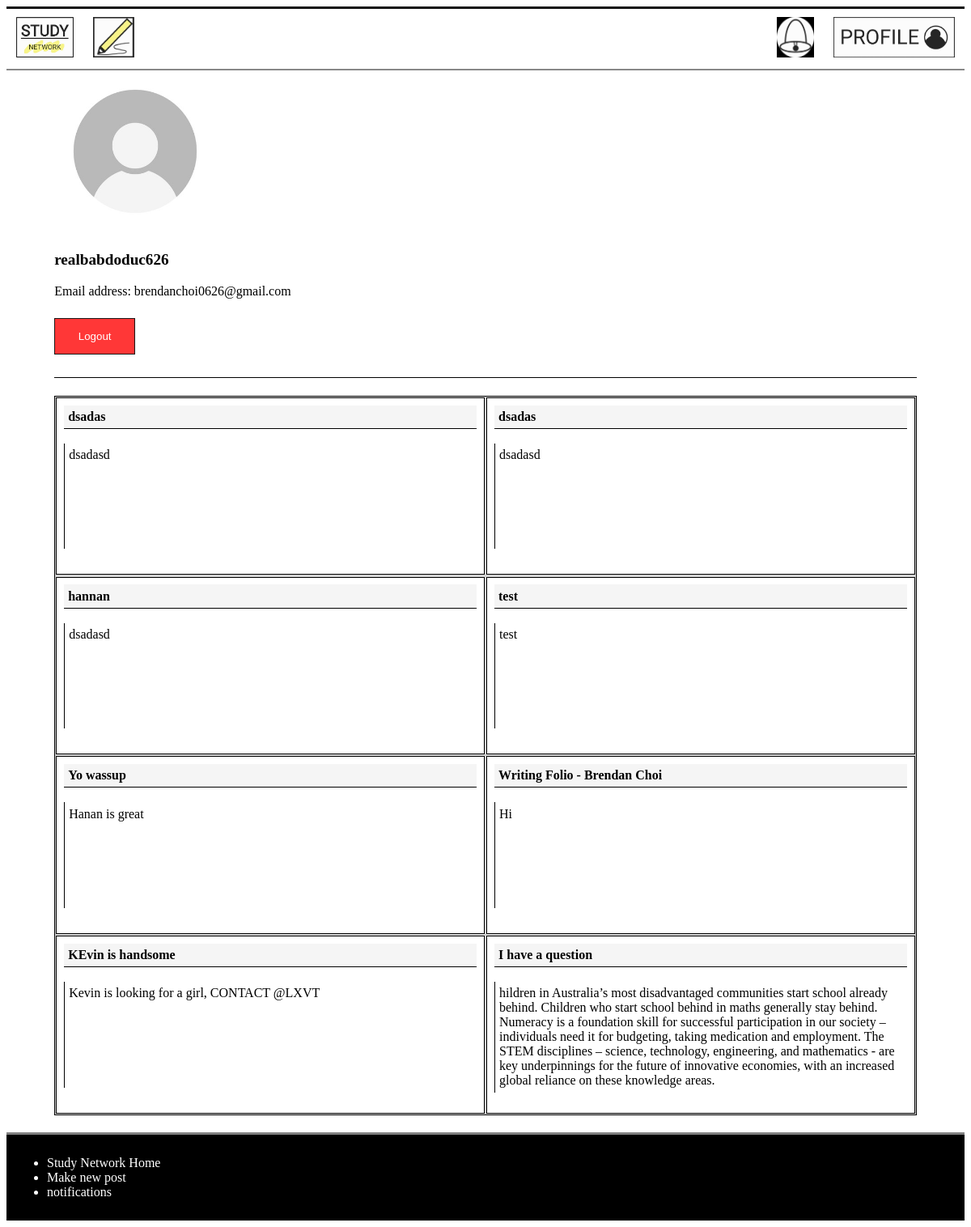
/profile/6 (signed in), run on the app's committed database.
### models.py (models this page shows)
class User(db.Model):
    __tablename__ = 'User'
    id = db.Column(db.Integer, primary_key=True)
    username = db.Column(db.Text)
    email = db.Column(db.Text)
    password = db.Column(db.Text)
    user_post = db.relationship('Post', back_populates='post_user')
    notifications_user = db.relationship('Notification', back_populates='users_notification')
    users = db.relationship('Comment', back_populates='post')

class Post(db.Model):
    __tablename__ = 'Post'
    id = db.Column(db.Integer, primary_key=True)
    title = db.Column(db.Text)
    discussion = db.Column(db.Text)
    date = db.Column(db.Integer)
    comments = db.Column(db.Integer)
    user_id = db.Column(db.Integer, db.ForeignKey('User.id'))
    post_user = db.relationship('User', back_populates='user_post')
    replies_post = db.relationship('Reply', secondary=PostReply, back_populates='posts_reply')
    categories_post = db.relationship('Category', secondary=PostCategory, back_populates='posts_category')
    notifications_post = db.relationship('Notification', back_populates='posts_notification')
    posts = db.relationship('Comment', back_populates='user')

### main.py (the view)
@app.route('/profile/<int:id>')
def profile(id):
    user_info = models.User.query.filter_by(id = id).first_or_404()
    post_info = models.Post.query.filter_by(user_id = id).all()
    if g.logged_in_user:
        logged_in_user_info = models.User.query.filter_by(id = session["logged_in_user"]).first_or_404()
        return render_template('profile.html', user=user_info, post=post_info, loginuser=logged_in_user_info)
    elif g.logged_in_user == None:
        abort(404)
    else:
        return render_template('profile.html', user=user_info, post=post_info)

### main.py (called while the page is built)
@app.before_request
def before_request():
    g.logged_in_user = None
    if 'logged_in_user' in session:
        g.logged_in_user = session['logged_in_user']

### templates/profile.html
{% extends 'layout.html' %}
{% block content %}
<main>
<div class="personal_info">
<img src="/static/logo/sampleProfile.jpg" alt="profile pic" width="200px" height="200px">
<p class="username"><strong>{{ user.username }}</strong></p>
<p>Email address: {{ user.email }}</p>
{% if g.logged_in_user == user.id %}
    <div class="logout">
    <button onclick="window.location = 'http://127.0.0.1:5000/logout'" type="submit">Logout</button>
    </div>
{% endif %}
</div>
<div class="profile">
{% for each_post in post %}
    <p><a class="title" href="/comment/{{each_post.id}}"><strong>{{each_post.title}}</strong></a><br>
    <a class="discussion" href="/comment/{{each_post.id}}">{{each_post.discussion}}</a></p>
{% endfor %}
</div>
</main>
{% endblock %}

### templates/layout.html (shortened to what this page needs)
<!DOCTYPE html>
<html lang="en">
    <head>
        <link rel="stylesheet" href="/static/css/style.css">
    </head>
    <body>
        {% include 'nav.html' %}
        {% block content %}{% endblock %}
        {% include 'footer.html' %}
    </body>
</html>

### templates/nav.html
<nav>
<ul>
    <div class="size_adjust_div">
    <li><a href="/"><img src="/static/logo/Study_network - Copy.jpg" alt="Study Network Home"></a></li>
    <li><a href="/post"><img src="/static/logo/KakaoTalk_20210729_123828148_01.jpg" alt="Post"></a></li>
    {% if g.logged_in_user %}
        <li style = "float:right"><a class="logged_in" href="/profile/{{g.logged_in_user}}"><img src="/static//logo/KakaoTalk_20210802_114208981.jpg" alt="profile"></a></li>
    {% else %}
        <li style = "float:right"></listyle><a class="logged_in" href="/signin"><img src="/static/logo/KakaoTalk_20210802_113545184.jpg" alt="sign in"></a></li>
    {% endif %}
    <li style = "float:right"><a href="/notification"><img src="/static/logo/KakaoTalk_20210729_123828148_02.jpg" alt="notification"></a></li>
    </div>
</ul>
</nav>

### templates/footer.html
<footer>
    <ul>
        <div class="size_adjust_div">
        <li><a href="/">Study Network Home</a></li>
        <li><a href="/post">Make new post</a></li>
        <li><a href="/notification">notifications</a></li>
        </div>
    </ul>
</footer>

### static/css/style.css (style rules this page uses)
a { text-decoration: none; color: #111; }
body main { display: block; max-width: 90%; margin-left: 5%; }
nav ul { list-style-type: none; margin: 0; padding: 0; overflow: hidden; background-color: white; border-bottom: 2px solid #888; border-top: 3px solid #111; width: 100%; }
nav li:not(.logged_in) { float: left; }
nav li a { display: block; color: black; text-align: center; padding: 10px 12px; text-decoration: none; }
nav li a img { width: 100%; height: 50px; }
footer { list-style-type: none; margin: 0; padding: 10px; overflow: hidden; background-color: black; border-top: 3px solid grey; }
footer ul li { color: white; }
footer ul li a { color: white; }
.title { grid-column: 1; grid-row: 1; margin-right: 2%; border-bottom: rgb(155, 158, 0) solid 3px; }
.discussion { grid-row:2; grid-column: 1; min-height: 100px; margin-right: 2%; padding-left: 1%; padding-top:1%; border-left: rgb(236, 247, 93) solid 3px; }
.profile { display: grid; grid-template-columns: 100%; overflow:auto; grid-row: black; border: 1px solid black; background-color: rgb(212, 212, 212); margin: 2% 0; }
.profile p { height: 200px; padding: 1.6666666666%; border: 1px solid black; overflow:scroll; margin: 0.2%; background-color: white; }
.profile p .title { display: block; background-color: whitesmoke; width: 98%; height: auto; margin:0; padding: 1%; color: black; border-bottom: 1px solid black; }
.profile p .discussion { display: block; padding: 1%; width: 98%; height: auto; color: black; min-height: 120px; border-left: 1px black solid; }
.personal_info { border-bottom: 1px solid black; padding-bottom: 20px; }
.username { font-size: larger; }
.logout button { color: white; background-color: rgb(255, 34, 34); width: 100px; height: auto; border: 1px solid black; cursor: pointer; padding: 14px 20px; margin: 8px 0; opacity: 0.9; }
@media screen and (min-width: 600px) { .profile { grid-template-columns: 50% 50% } }

### data on the page
User: username "realbabdoduc626", email "brendanchoi0626@gmail.com"
Post: title "dsadas", discussion "dsadasd"
Post: title "dsadas", discussion "dsadasd"
Post: title "hannan", discussion "dsadasd"
Post: title "test", discussion "test"
Post: title "Yo wassup", discussion "Hanan is great"
Post: title "Writing Folio - Brendan Choi", discussion "Hi"
Post: title "KEvin is handsome", discussion "Kevin is looking for a girl, CONTACT @LXVT"
Post: title "I have a question", discussion "hildren in Australia’s most disadvantaged communities start school already behind. Children who start school behind in maths generally stay behind. Numeracy is a foundation skill for successful participation in our society – individuals need it for budgeting, taking medication and employment. The STEM disciplines – science, technology, engineering, and mathematics - are key underpinnings for the future of innovative economies, with an increased global reliance on these knowledge areas."
